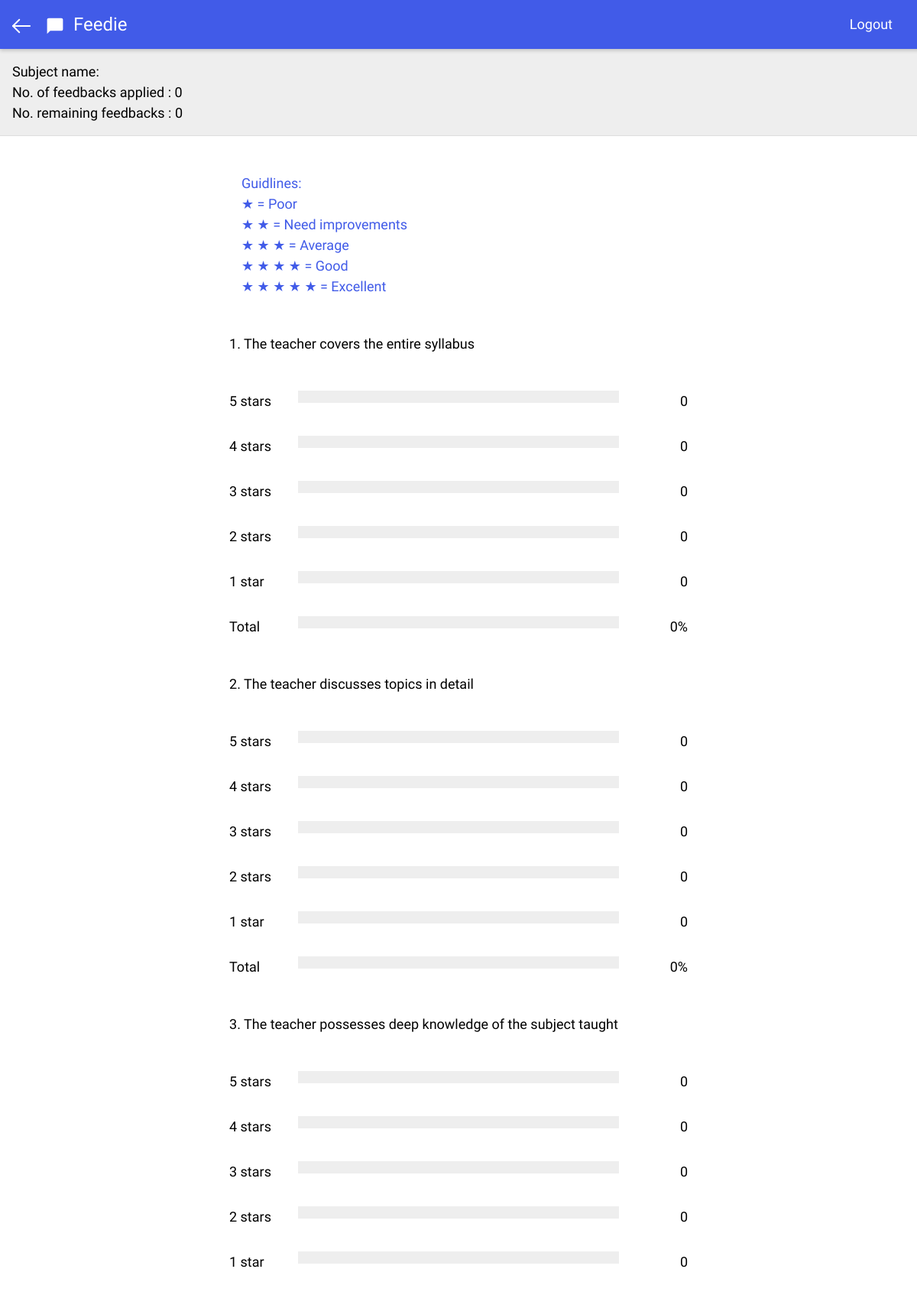
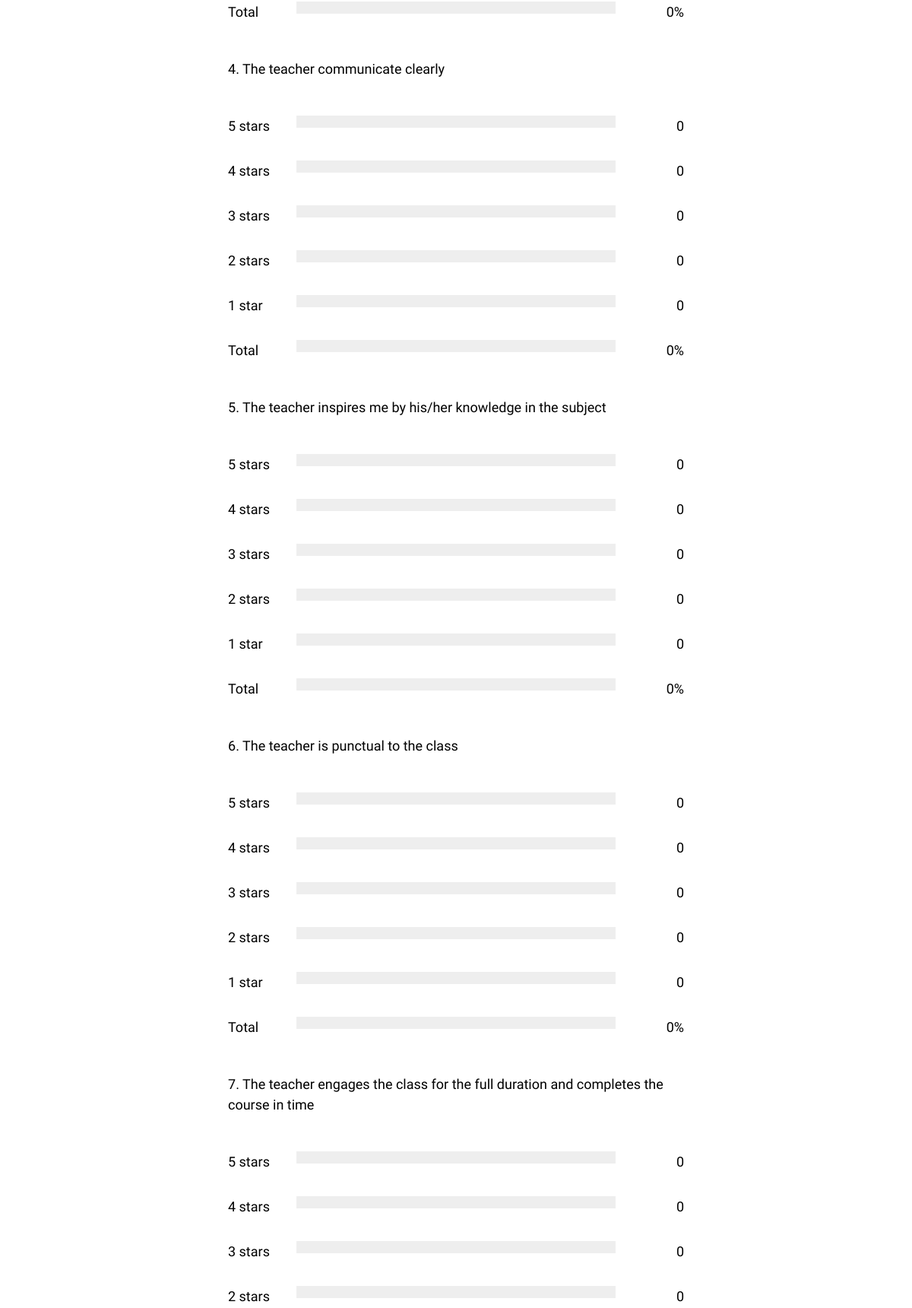
Screenshot of /adminportal/hodslogin/dashboard/teachersmenu/scorecard/teachersview/index.php (signed in, upper part) with the database file from the repository (2 pictures, top to bottom).
### tables this page shows
CREATE TABLE `questions` (
  `quest_id` int(2) NOT NULL,
  `quest_content` varchar(250) DEFAULT NULL,
  `quest_value` int(2) NOT NULL DEFAULT '0'
);

### adminportal/hodslogin/dashboard/teachersmenu/scorecard/teachersview/index.php (the view, shortened to what this page needs)
<html>
<head>
	<link rel="stylesheet" type="text/css" href="../../../../../../css.css">
</head>
<body>
	<div class="header">
		<div><a href="../../../"><img src="../../../../../../images/back.svg" class="home"></a></div>
		<img src="../../../../../../images/logo.svg" class="logo" />
		<div class="title">Feedie</div>
		<a href="../../../../../?logout=1">
			<div class="logout">Logout</div>
		</a>
	</div>
	<div class="details">Subject name:
		<?php
    include('../../../../../../db_config.php');
    $sql1 = "SELECT COUNT(*) FROM feeds WHERE te_username='".$_SESSION["te_username"]."' AND class='".$_SESSION["class"]."'";
    $result1 = $conn->query($sql1);
    if($result1->num_rows > 0) {
      $row1 = $result1->fetch_assoc();
      echo "<br>No. of feedbacks applied : ".$row1["COUNT(*)"];
      $feed_no = $row1["COUNT(*)"];
    }
    echo "<br>No. remaining feedbacks : ".($tot_no - $feed_no);
  ?>
	</div>
	<div class="page">
		<div class="container">
			<div class="phpr">
				<?php
        echo "Guidlines:<br>
	      &#9733 = Poor<br>
	      &#9733 &#9733 = Need improvements<br>
	      &#9733 &#9733 &#9733 = Average<br>
	      &#9733 &#9733 &#9733 &#9733 = Good<br>
	      &#9733 &#9733 &#9733 &#9733 &#9733 = Excellent";
		?>
			</div>
			<?php
  include('../../../../../../db_config.php');
  $sql_q = "SELECT quest_id, quest_content FROM questions ORDER BY quest_id ASC";
  $result_q = $conn->query($sql_q);
  if ( $result_q->num_rows > 0 ){
    while($row_q = $result_q->fetch_assoc()){
  ?>
				<div class="row">
					<?php
        echo $row_q["quest_id"].". ".$row_q["quest_content"];
    ?>
				</div>
				<div class="row">
					<div class="side">
						<div>5 stars</div>
					</div>
					<div class="middle">
						<div class="bar-container">
      <?php
        $count = 0;
      ?>
						</div>
					</div>
					<div class="side right">
						<?php echo $count; ?>
					</div>
					<div class="side">
						<div>4 stars</div>
					</div>
					<div class="middle">
						<div class="bar-container">
      <?php
        $count = 0;
      ?>
						</div>
					</div>
					<div class="side right">
						<?php echo $count; ?>
					</div>
					<div class="side">
						<div>3 stars</div>
					</div>
					<div class="middle">
						<div class="bar-container">
      <?php
        $count = 0;
      ?>
						</div>
					</div>
					<div class="side right">
						<?php echo $count; ?>
					</div>
					<div class="side">
						<div>2 stars</div>
					</div>
					<div class="middle">
						<div class="bar-container">
      <?php
        $count = 0;
      ?>
						</div>
					</div>
					<div class="side right">
						<?php echo $count; ?>
					</div>
					<div class="side">
						<div>1 star</div>
					</div>
					<div class="middle">
						<div class="bar-container">
      <?php
        $count = 0;
      ?>
						</div>
					</div>
					<div class="side right">
						<?php echo $count; ?>
					</div>
					<div class="side">
						<div>Total</div>
					</div>
					<div class="middle">
						<div class="bar-container">
      <?php
        $final = 0;
      ?>
						</div>
					</div>
					<div class="side right">
						<?php echo $final; ?>%
					</div>
				</div>
				<?php
    }
  }
  ?>
		</div>
	</div>
</body>
</html>

### css.css (style rules this page uses)
body { margin: 0; padding: 0; font-family: 'Product Sans', 'Roboto', 'Noto', sans-serif; font-size: 18px; line-height: 1.5; text-rendering: optimizeLegibility; -webkit-font-smoothing: antialiased; font-smoothing: antialiased; -webkit-touch-callout: none; -webkit-user-select: none; -khtml-user-select: none; -moz-user-select: none; -ms-user-select: none; -o-user-select: none; user-select: none; }
* { transition: all .2s; }
a { text-decoration: none; outline: none; color: inherit; }
.header { background-color: #415be8; position: fixed; z-index: 10; display: flex; top: 0px; left: 0px; width: 100%; height: 64px; padding: 0 16px; box-shadow: 0 2px 5px rgba(0, 0, 0, .2); color: #fff; vertical-align: middle; line-height: 64px; }
.home { width: auto; height: 24px; padding: 22px 0; margin-right: 16px; }
.logo { width: auto; height: 32px; padding: 18px 0; margin-right: 8px; }
.title { font-size: 24px; }
.container { display: flex; flex-direction: column; padding: 32px; width: 50%; margin: 0 auto; }
.phpr { color: #415be8; padding: 16px; }
.logout { position: fixed; right: 16px; top: 10px; text-align: center; padding: 8px 16px; line-height: 1.5; border-radius: 5px; text-decoration: none; }
.details { margin-top: 64px; background-color: #eee; border-bottom: 1px solid #ddd; padding: 16px; }
.side { float: left; width: 15%; padding: 16px 0; }
.middle { float: left; width: 70%; padding: 16px 0; }
.right { text-align: right; }
.row { width: 100%; padding: 32px 0 0; }
.row:after { content: ""; display: table; clear: both; }
.bar-container { width: 100%; background-color: #eee; text-align: center; color: white; }

### rows the page displays
questions: quest_id "1", quest_content "The teacher covers the entire syllabus", count "0", final "0"
questions: quest_id "2", quest_content "The teacher discusses topics in detail", count "0", final "0"
questions: quest_id "3", quest_content "The teacher possesses deep knowledge of the subject taught", count "0", final "0"
questions: quest_id "4", quest_content "The teacher communicate clearly", count "0", final "0"
questions: quest_id "5", quest_content "The teacher inspires me by his/her knowledge in the subject", count "0", final "0"
questions: quest_id "6", quest_content "The teacher is punctual to the class", count "0", final "0"
questions: quest_id "7", quest_content "The teacher engages the class for the full duration and completes the course in time", count "0"

### other values shown
$row1["COUNT(*)"] "0"
$tot_no - $feed_no "0"
